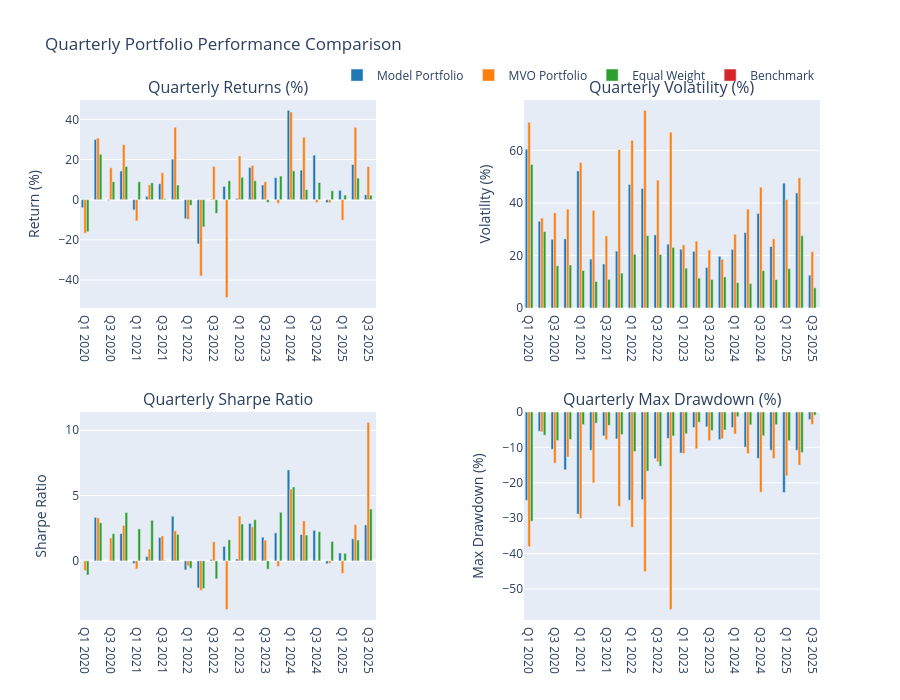

Write notebook code for a chart like this one.
### Code cell
# Plotting
fig = make_subplots(
    rows=2, cols=2,
    subplot_titles=('Quarterly Returns (%)', 'Quarterly Volatility (%)', 
                   'Quarterly Sharpe Ratio', 'Quarterly Max Drawdown (%)'),
    vertical_spacing=0.2,
    horizontal_spacing=0.2
)

colors = ['#1f77b4', '#ff7f0e', '#2ca02c', '#d62728']
quarters = list(quarterly_comparison['Total Return (%)'].index)

# Plot quarterly returns
for i, portfolio in enumerate(portfolios.keys()):
    fig.add_trace(
        go.Bar(
            x=quarters,
            y=quarterly_comparison['Total Return (%)'][portfolio],
            name=portfolio,
            marker_color=colors[i],
            showlegend=True
        ),
        row=1, col=1
    )

for i, portfolio in enumerate(portfolios.keys()):
    fig.add_trace(
        go.Bar(
            x=quarters,
            y=quarterly_comparison['Volatility (%)'][portfolio],
            name=portfolio,
            marker_color=colors[i],
            showlegend=False
        ),
        row=1, col=2
    )

for i, portfolio in enumerate(portfolios.keys()):
    fig.add_trace(
        go.Bar(
            x=quarters,
            y=quarterly_comparison['Sharpe Ratio'][portfolio],
            name=portfolio,
            marker_color=colors[i],
            showlegend=False
        ),
        row=2, col=1
    )

for i, portfolio in enumerate(portfolios.keys()):
    fig.add_trace(
        go.Bar(
            x=quarters,
            y=quarterly_comparison['Max Drawdown (%)'][portfolio],
            name=portfolio,
            marker_color=colors[i],
            showlegend=False
        ),
        row=2, col=2
    )

fig.update_layout(
    title='Quarterly Portfolio Performance Comparison',
    height=700,
    showlegend=True,
    legend=dict(
        orientation="h",
        yanchor="bottom",
        y=1.02,
        xanchor="right",
        x=1
    )
)

# Update axes labels
fig.update_yaxes(title_text="Return (%)", row=1, col=1)
fig.update_yaxes(title_text="Volatility (%)", row=1, col=2)
fig.update_yaxes(title_text="Sharpe Ratio", row=2, col=1)
fig.update_yaxes(title_text="Max Drawdown (%)", row=2, col=2)

fig.show()

# Summary Statistics by Quarter
print("\n" + "="*60)
print("QUARTERLY PERFORMANCE SUMMARY")
print("="*60)

for quarter in quarters:
    print(f"\n{quarter}:")
    print("-" * 20)
    
    # Best performing portfolio this quarter
    quarter_returns = quarterly_comparison['Total Return (%)'].loc[quarter]
    best_return = quarter_returns.idxmax()
    print(f"Best Return: {best_return} ({quarter_returns[best_return]:.2f}%)")
    
    # Best Sharpe ratio this quarter
    quarter_sharpe = quarterly_comparison['Sharpe Ratio'].loc[quarter].dropna()
    if not quarter_sharpe.empty:
        best_sharpe = quarter_sharpe.idxmax()
        print(f"Best Sharpe: {best_sharpe} ({quarter_sharpe[best_sharpe]:.3f})")
    
    # Lowest volatility this quarter
    quarter_vol = quarterly_comparison['Volatility (%)'].loc[quarter].dropna()
    if not quarter_vol.empty:
        lowest_vol = quarter_vol.idxmin()
        print(f"Lowest Vol: {lowest_vol} ({quarter_vol[lowest_vol]:.2f}%)")

# Ranking Analysis
print("\n" + "="*60)
print("PORTFOLIO RANKINGS BY QUARTER")
print("="*60)

ranking_df = pd.DataFrame(index=quarters, columns=portfolios.keys())

for quarter in quarters:
    # Rank by quarterly returns (1 = best)
    quarter_returns = quarterly_comparison['Total Return (%)'].loc[quarter]
    ranks = quarter_returns.rank(ascending=False, method='min')
    ranking_df.loc[quarter] = ranks

print("\nRanking by Quarterly Returns (1=Best, 4=Worst):")
print(ranking_df.astype(int))

# Average ranking
avg_ranking = ranking_df.mean().sort_values()
print(f"\nAverage Ranking Across All Quarters:")
print("-" * 40)
for portfolio, avg_rank in avg_ranking.items():
    print(f"{portfolio}: {avg_rank:.2f}")

# Win rate analysis
print(f"\nQuarterly Win Rate (% of quarters ranked #1):")
print("-" * 45)
for portfolio in portfolios.keys():
    win_rate = (ranking_df[portfolio] == 1).sum() / len(quarters) * 100
    print(f"{portfolio}: {win_rate:.1f}%")

# Save the plot to a file
fig.write_html(f'{output_dir}/{train_type}/QoQ_performance_{model_type}_run_{run_no}.html')
fig.write_image(f'{output_dir}/{train_type}/QoQ_performance_{model_type}_run_{run_no}.png')

### Figure 1 — Plotly figure (JSON) as saved in the notebook; plotly's stock layout.template omitted (floating-point values rounded to 4 significant figures)
{"data": [{"marker": {"color": "#1f77b4"}, "name": "Model Portfolio", "showlegend": true, "type": "bar", "x": ["Q1 2020", "Q2 2020", "Q3 2020", "Q4 2020", "Q1 2021", "Q2 2021", "Q3 2021", "Q4 2021", "Q1 2022", "Q2 2022", "Q3 2022", "Q4 2022", "Q1 2023", "Q2 2023", "Q3 2023", "Q4 2023", "Q1 2024", "Q2 2024", "Q3 2024", "Q4 2024", "Q1 2025", "Q2 2025", "Q3 2025"], "xaxis": "x", "y": [-3.993, 29.92, -0.347, 14.28, -5.057, 1.65, 7.932, 20.17, -9.501, -22.02, 0.2473, 6.626, 0.6621, 16.0, 7.339, 10.96, 44.45, 14.71, 22.14, -1.44, 4.64, 17.51, 2.433], "yaxis": "y"}, {"marker": {"color": "#ff7f0e"}, "name": "MVO Portfolio", "showlegend": true, "type": "bar", "x": ["Q1 2020", "Q2 2020", "Q3 2020", "Q4 2020", "Q1 2021", "Q2 2021", "Q3 2021", "Q4 2021", "Q1 2022", "Q2 2022", "Q3 2022", "Q4 2022", "Q1 2023", "Q2 2023", "Q3 2023", "Q4 2023", "Q1 2024", "Q2 2024", "Q3 2024", "Q4 2024", "Q1 2025", "Q2 2025", "Q3 2025"], "xaxis": "x", "y": [-16.67, 30.67, 15.89, 27.39, -10.57, 7.363, 13.45, 36.06, -9.828, -37.95, 16.57, -48.74, 21.78, 17.02, 8.922, -1.836, 43.64, 31.08, -1.457, -1.486, -10.21, 36.02, 16.48], "yaxis": "y"}, {"marker": {"color": "#2ca02c"}, "name": "Equal Weight", "showlegend": true, "type": "bar", "x": ["Q1 2020", "Q2 2020", "Q3 2020", "Q4 2020", "Q1 2021", "Q2 2021", "Q3 2021", "Q4 2021", "Q1 2022", "Q2 2022", "Q3 2022", "Q4 2022", "Q1 2023", "Q2 2023", "Q3 2023", "Q4 2023", "Q1 2024", "Q2 2024", "Q3 2024", "Q4 2024", "Q1 2025", "Q2 2025", "Q3 2025"], "xaxis": "x", "y": [-15.97, 22.56, 8.928, 16.53, 8.925, 8.403, 0.4495, 7.27, -2.756, -13.54, -6.773, 9.405, 11.16, 9.419, -1.333, 11.77, 14.35, 5.021, 8.552, 4.478, 2.258, 10.74, 2.197], "yaxis": "y"}, {"marker": {"color": "#d62728"}, "name": "Benchmark", "showlegend": true, "type": "bar", "x": ["Q1 2020", "Q2 2020", "Q3 2020", "Q4 2020", "Q1 2021", "Q2 2021", "Q3 2021", "Q4 2021", "Q1 2022", "Q2 2022", "Q3 2022", "Q4 2022", "Q1 2023", "Q2 2023", "Q3 2023", "Q4 2023", "Q1 2024", "Q2 2024", "Q3 2024", "Q4 2024", "Q1 2025", "Q2 2025", "Q3 2025"], "xaxis": "x", "y": [0, 0, 0, 0, 0, 0, 0, 0, 0, 0, 0, 0, 0, 0, 0, 0, 0, 0, 0, 0, 0, 0, 0], "yaxis": "y"}, {"marker": {"color": "#1f77b4"}, "name": "Model Portfolio", "showlegend": false, "type": "bar", "x": ["Q1 2020", "Q2 2020", "Q3 2020", "Q4 2020", "Q1 2021", "Q2 2021", "Q3 2021", "Q4 2021", "Q1 2022", "Q2 2022", "Q3 2022", "Q4 2022", "Q1 2023", "Q2 2023", "Q3 2023", "Q4 2023", "Q1 2024", "Q2 2024", "Q3 2024", "Q4 2024", "Q1 2025", "Q2 2025", "Q3 2025"], "xaxis": "x2", "y": [60.5, 33.03, 26.16, 26.3, 52.19, 18.6, 16.78, 21.64, 47.03, 45.51, 27.83, 24.31, 22.37, 21.56, 15.44, 19.7, 22.31, 28.71, 36.01, 23.4, 47.53, 43.82, 12.51], "yaxis": "y2"}, {"marker": {"color": "#ff7f0e"}, "name": "MVO Portfolio", "showlegend": false, "type": "bar", "x": ["Q1 2020", "Q2 2020", "Q3 2020", "Q4 2020", "Q1 2021", "Q2 2021", "Q3 2021", "Q4 2021", "Q1 2022", "Q2 2022", "Q3 2022", "Q4 2022", "Q1 2023", "Q2 2023", "Q3 2023", "Q4 2023", "Q1 2024", "Q2 2024", "Q3 2024", "Q4 2024", "Q1 2025", "Q2 2025", "Q3 2025"], "xaxis": "x2", "y": [70.71, 34.27, 36.21, 37.67, 55.37, 37.17, 27.44, 60.31, 63.86, 75.24, 48.68, 66.97, 24.07, 25.45, 22.08, 18.54, 28.07, 37.63, 45.99, 26.35, 41.25, 49.6, 21.44], "yaxis": "y2"}, {"marker": {"color": "#2ca02c"}, "name": "Equal Weight", "showlegend": false, "type": "bar", "x": ["Q1 2020", "Q2 2020", "Q3 2020", "Q4 2020", "Q1 2021", "Q2 2021", "Q3 2021", "Q4 2021", "Q1 2022", "Q2 2022", "Q3 2022", "Q4 2022", "Q1 2023", "Q2 2023", "Q3 2023", "Q4 2023", "Q1 2024", "Q2 2024", "Q3 2024", "Q4 2024", "Q1 2025", "Q2 2025", "Q3 2025"], "xaxis": "x2", "y": [54.66, 29.11, 16.09, 16.38, 14.27, 10.07, 10.9, 13.28, 20.48, 27.56, 20.35, 23.07, 15.16, 11.38, 10.81, 11.83, 9.688, 9.289, 14.24, 10.84, 14.98, 27.52, 7.684], "yaxis": "y2"}, {"marker": {"color": "#d62728"}, "name": "Benchmark", "showlegend": false, "type": "bar", "x": ["Q1 2020", "Q2 2020", "Q3 2020", "Q4 2020", "Q1 2021", "Q2 2021", "Q3 2021", "Q4 2021", "Q1 2022", "Q2 2022", "Q3 2022", "Q4 2022", "Q1 2023", "Q2 2023", "Q3 2023", "Q4 2023", "Q1 2024", "Q2 2024", "Q3 2024", "Q4 2024", "Q1 2025", "Q2 2025", "Q3 2025"], "xaxis": "x2", "y": [0, 0, 0, 0, 0, 0, 0, 0, 0, 0, 0, 0, 0, 0, 0, 0, 0, 0, 0, 0, 0, 0, 0], "yaxis": "y2"}, {"marker": {"color": "#1f77b4"}, "name": "Model Portfolio", "showlegend": false, "type": "bar", "x": ["Q1 2020", "Q2 2020", "Q3 2020", "Q4 2020", "Q1 2021", "Q2 2021", "Q3 2021", "Q4 2021", "Q1 2022", "Q2 2022", "Q3 2022", "Q4 2022", "Q1 2023", "Q2 2023", "Q3 2023", "Q4 2023", "Q1 2024", "Q2 2024", "Q3 2024", "Q4 2024", "Q1 2025", "Q2 2025", "Q3 2025"], "xaxis": "x3", "y": [-0.01266, 3.328, -0.001059, 2.087, -0.202, 0.3418, 1.784, 3.414, -0.6882, -2.073, 0.1003, 1.11, 0.1427, 2.859, 1.812, 2.143, 6.962, 2.017, 2.346, -0.2182, 0.6, 1.693, 2.75], "yaxis": "y3"}, {"marker": {"color": "#ff7f0e"}, "name": "MVO Portfolio", "showlegend": false, "type": "bar", "x": ["Q1 2020", "Q2 2020", "Q3 2020", "Q4 2020", "Q1 2021", "Q2 2021", "Q3 2021", "Q4 2021", "Q1 2022", "Q2 2022", "Q3 2022", "Q4 2022", "Q1 2023", "Q2 2023", "Q3 2023", "Q4 2023", "Q1 2024", "Q2 2024", "Q3 2024", "Q4 2024", "Q1 2025", "Q2 2025", "Q3 2025"], "xaxis": "x3", "y": [-0.7442, 3.289, 1.755, 2.709, -0.6147, 0.9062, 1.904, 2.311, -0.3859, -2.26, 1.459, -3.731, 3.423, 2.602, 1.592, -0.4231, 5.501, 3.062, 0.05411, -0.1731, -0.9562, 2.771, 10.6], "yaxis": "y3"}, {"marker": {"color": "#2ca02c"}, "name": "Equal Weight", "showlegend": false, "type": "bar", "x": ["Q1 2020", "Q2 2020", "Q3 2020", "Q4 2020", "Q1 2021", "Q2 2021", "Q3 2021", "Q4 2021", "Q1 2022", "Q2 2022", "Q3 2022", "Q4 2022", "Q1 2023", "Q2 2023", "Q3 2023", "Q4 2023", "Q1 2024", "Q2 2024", "Q3 2024", "Q4 2024", "Q1 2025", "Q2 2025", "Q3 2025"], "xaxis": "x3", "y": [-1.078, 2.92, 2.083, 3.7, 2.448, 3.11, 0.03487, 2.03, -0.5609, -2.115, -1.376, 1.61, 2.827, 3.15, -0.6361, 3.717, 5.659, 1.975, 2.237, 1.486, 0.577, 1.594, 3.97], "yaxis": "y3"}, {"marker": {"color": "#d62728"}, "name": "Benchmark", "showlegend": false, "type": "bar", "x": ["Q1 2020", "Q2 2020", "Q3 2020", "Q4 2020", "Q1 2021", "Q2 2021", "Q3 2021", "Q4 2021", "Q1 2022", "Q2 2022", "Q3 2022", "Q4 2022", "Q1 2023", "Q2 2023", "Q3 2023", "Q4 2023", "Q1 2024", "Q2 2024", "Q3 2024", "Q4 2024", "Q1 2025", "Q2 2025", "Q3 2025"], "xaxis": "x3", "y": [null, null, null, null, null, null, null, null, null, null, null, null, null, null, null, null, null, null, null, null, null, null, null], "yaxis": "y3"}, {"marker": {"color": "#1f77b4"}, "name": "Model Portfolio", "showlegend": false, "type": "bar", "x": ["Q1 2020", "Q2 2020", "Q3 2020", "Q4 2020", "Q1 2021", "Q2 2021", "Q3 2021", "Q4 2021", "Q1 2022", "Q2 2022", "Q3 2022", "Q4 2022", "Q1 2023", "Q2 2023", "Q3 2023", "Q4 2023", "Q1 2024", "Q2 2024", "Q3 2024", "Q4 2024", "Q1 2025", "Q2 2025", "Q3 2025"], "xaxis": "x4", "y": [-24.96, -5.43, -10.53, -16.33, -28.84, -10.8, -6.761, -7.592, -24.93, -24.76, -13.19, -7.461, -11.6, -4.367, -4.164, -7.82, -4.354, -9.928, -13.12, -10.8, -22.72, -10.81, -2.139], "yaxis": "y4"}, {"marker": {"color": "#ff7f0e"}, "name": "MVO Portfolio", "showlegend": false, "type": "bar", "x": ["Q1 2020", "Q2 2020", "Q3 2020", "Q4 2020", "Q1 2021", "Q2 2021", "Q3 2021", "Q4 2021", "Q1 2022", "Q2 2022", "Q3 2022", "Q4 2022", "Q1 2023", "Q2 2023", "Q3 2023", "Q4 2023", "Q1 2024", "Q2 2024", "Q3 2024", "Q4 2024", "Q1 2025", "Q2 2025", "Q3 2025"], "xaxis": "x4", "y": [-38.01, -5.606, -14.44, -12.71, -30.04, -20.0, -7.842, -26.67, -32.56, -45.11, -14.08, -55.83, -11.73, -10.36, -8.072, -7.581, -6.229, -11.75, -22.69, -13.14, -18.05, -15.0, -3.516], "yaxis": "y4"}, {"marker": {"color": "#2ca02c"}, "name": "Equal Weight", "showlegend": false, "type": "bar", "x": ["Q1 2020", "Q2 2020", "Q3 2020", "Q4 2020", "Q1 2021", "Q2 2021", "Q3 2021", "Q4 2021", "Q1 2022", "Q2 2022", "Q3 2022", "Q4 2022", "Q1 2023", "Q2 2023", "Q3 2023", "Q4 2023", "Q1 2024", "Q2 2024", "Q3 2024", "Q4 2024", "Q1 2025", "Q2 2025", "Q3 2025"], "xaxis": "x4", "y": [-30.86, -6.563, -8.072, -7.755, -3.57, -3.153, -3.767, -6.346, -11.18, -16.7, -15.32, -6.768, -6.129, -2.884, -5.245, -5.085, -1.314, -3.629, -6.71, -3.566, -8.105, -11.44, -0.8845], "yaxis": "y4"}, {"marker": {"color": "#d62728"}, "name": "Benchmark", "showlegend": false, "type": "bar", "x": ["Q1 2020", "Q2 2020", "Q3 2020", "Q4 2020", "Q1 2021", "Q2 2021", "Q3 2021", "Q4 2021", "Q1 2022", "Q2 2022", "Q3 2022", "Q4 2022", "Q1 2023", "Q2 2023", "Q3 2023", "Q4 2023", "Q1 2024", "Q2 2024", "Q3 2024", "Q4 2024", "Q1 2025", "Q2 2025", "Q3 2025"], "xaxis": "x4", "y": [0, 0, 0, 0, 0, 0, 0, 0, 0, 0, 0, 0, 0, 0, 0, 0, 0, 0, 0, 0, 0, 0, 0], "yaxis": "y4"}], "layout": {"annotations": [{"font": {"size": 16}, "showarrow": false, "text": "Quarterly Returns (%)", "x": 0.2, "xanchor": "center", "xref": "paper", "y": 1, "yanchor": "bottom", "yref": "paper"}, {"font": {"size": 16}, "showarrow": false, "text": "Quarterly Volatility (%)", "x": 0.8, "xanchor": "center", "xref": "paper", "y": 1, "yanchor": "bottom", "yref": "paper"}, {"font": {"size": 16}, "showarrow": false, "text": "Quarterly Sharpe Ratio", "x": 0.2, "xanchor": "center", "xref": "paper", "y": 0.4, "yanchor": "bottom", "yref": "paper"}, {"font": {"size": 16}, "showarrow": false, "text": "Quarterly Max Drawdown (%)", "x": 0.8, "xanchor": "center", "xref": "paper", "y": 0.4, "yanchor": "bottom", "yref": "paper"}], "height": 700, "legend": {"orientation": "h", "x": 1, "xanchor": "right", "y": 1.02, "yanchor": "bottom"}, "showlegend": true, "title": {"text": "Quarterly Portfolio Performance Comparison"}, "xaxis": {"anchor": "y", "domain": [0, 0.4]}, "xaxis2": {"anchor": "y2", "domain": [0.6, 1]}, "xaxis3": {"anchor": "y3", "domain": [0, 0.4]}, "xaxis4": {"anchor": "y4", "domain": [0.6, 1]}, "yaxis": {"anchor": "x", "domain": [0.6, 1], "title": {"text": "Return (%)"}}, "yaxis2": {"anchor": "x2", "domain": [0.6, 1], "title": {"text": "Volatility (%)"}}, "yaxis3": {"anchor": "x3", "domain": [0, 0.4], "title": {"text": "Sharpe Ratio"}}, "yaxis4": {"anchor": "x4", "domain": [0, 0.4], "title": {"text": "Max Drawdown (%)"}}}}
